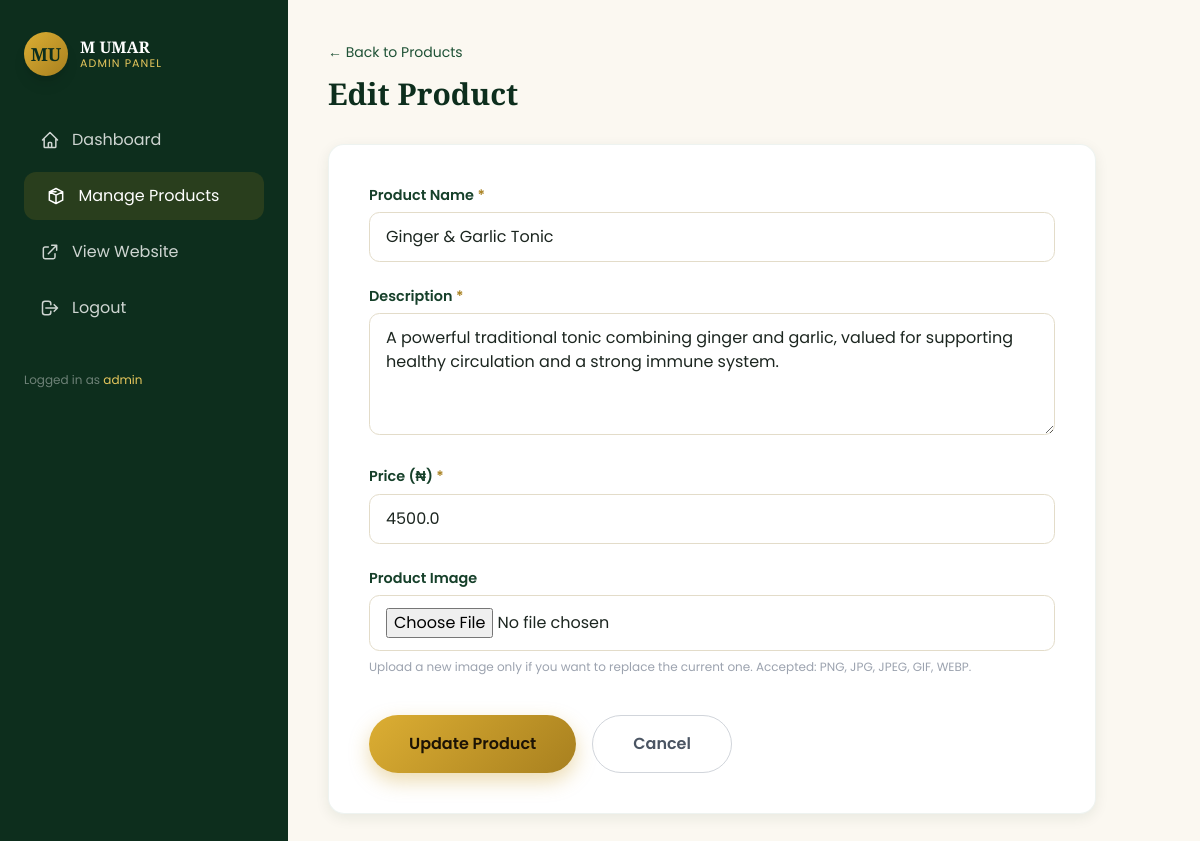
Screenshot of /admin/products/edit/5 (signed in) with the database file from the repository.
### tables this page shows
CREATE TABLE products (
            id INTEGER PRIMARY KEY AUTOINCREMENT,
            name TEXT NOT NULL,
            description TEXT NOT NULL,
            price REAL NOT NULL,
            image TEXT,
            created_at TEXT NOT NULL
        );

### app.py (the view, shortened to what this page needs)
@app.route("/admin/products/edit/<int:product_id>", methods=["GET", "POST"])
@login_required
def edit_product(product_id):
    db = get_db()
    product = db.execute("SELECT * FROM products WHERE id = ?", (product_id,)).fetchone()
    if not product:
        flash("Product not found.", "error")
        return redirect(url_for("admin_products"))
    return render_template("edit_product.html", product=product)

### app.py (called while the page is built)
def get_db():
    if "db" not in g:
        g.db = sqlite3.connect(DB_PATH)
        g.db.row_factory = sqlite3.Row
    return g.db

def login_required(view_func):
    @wraps(view_func)
    def wrapped_view(*args, **kwargs):
        if not session.get("admin_logged_in"):
            flash("Please log in to access the admin area.", "error")
            return redirect(url_for("login"))
        return view_func(*args, **kwargs)
    return wrapped_view

@app.context_processor
def inject_globals():
    return dict(
        business_name=BUSINESS_NAME,
        business_location=BUSINESS_LOCATION,
        phone_number=PHONE_NUMBER,
        whatsapp_number=WHATSAPP_NUMBER,
        current_year=datetime.now().year,
    )

### templates/edit_product.html (shortened to what this page needs)
<!DOCTYPE html>
<html lang="en">
<head>
<script src="https://cdn.tailwindcss.com"></script>
<link href="https://unpkg.com/aos@2.3.1/dist/aos.css" rel="stylesheet">
<link rel="stylesheet" href="{{ url_for('static', filename='css/style.css') }}">
</head>
<body class="font-body bg-cream">
<div class="flex min-h-screen">
  <aside class="hidden lg:flex flex-col w-72 bg-herb-900 text-white/80 px-6 py-8">
    <a href="{{ url_for('index') }}" class="flex items-center gap-3 mb-10">
      <div class="w-11 h-11 rounded-full bg-gradient-to-br from-gold-400 to-gold-600 flex items-center justify-center text-herb-900 font-display font-bold text-lg shadow-lg">MU</div>
      <div class="leading-tight">
        <p class="font-display text-white font-semibold">M UMAR</p>
        <p class="text-gold-300 text-[11px] tracking-widest uppercase">Admin Panel</p>
      </div>
    </a>
    <nav class="flex flex-col gap-2">
      <a href="{{ url_for('admin') }}" class="admin-sidebar-link flex items-center gap-3 px-4 py-3 rounded-xl text-white/80">
        <svg class="w-5 h-5" fill="none" stroke="currentColor" viewBox="0 0 24 24"><path stroke-linecap="round" stroke-linejoin="round" stroke-width="1.8" d="M3 12l2-2m0 0l7-7 7 7M5 10v10a1 1 0 001 1h3m10-11l2 2m-2-2v10a1 1 0 01-1 1h-3m-6 0a1 1 0 001-1v-4a1 1 0 011-1h2a1 1 0 011 1v4a1 1 0 001 1m-6 0h6"/></svg>
        Dashboard
      </a>
      <a href="{{ url_for('admin_products') }}" class="admin-sidebar-link active flex items-center gap-3 px-4 py-3 rounded-xl text-white">
        <svg class="w-5 h-5" fill="none" stroke="currentColor" viewBox="0 0 24 24"><path stroke-linecap="round" stroke-linejoin="round" stroke-width="1.8" d="M20 7l-8-4-8 4m16 0l-8 4m8-4v10l-8 4m0-14L4 7m8 4L4 7m8 4v10M4 7v10l8 4"/></svg>
        Manage Products
      </a>
      <a href="{{ url_for('index') }}" target="_blank" class="admin-sidebar-link flex items-center gap-3 px-4 py-3 rounded-xl text-white/80">
        <svg class="w-5 h-5" fill="none" stroke="currentColor" viewBox="0 0 24 24"><path stroke-linecap="round" stroke-linejoin="round" stroke-width="1.8" d="M10 6H6a2 2 0 00-2 2v10a2 2 0 002 2h10a2 2 0 002-2v-4M14 4h6v6M10 14L20 4"/></svg>
        View Website
      </a>
      <a href="{{ url_for('logout') }}" class="admin-sidebar-link flex items-center gap-3 px-4 py-3 rounded-xl text-white/80 mt-auto">
        <svg class="w-5 h-5" fill="none" stroke="currentColor" viewBox="0 0 24 24"><path stroke-linecap="round" stroke-linejoin="round" stroke-width="1.8" d="M17 16l4-4m0 0l-4-4m4 4H7m6 4v1a3 3 0 01-3 3H6a3 3 0 01-3-3V7a3 3 0 013-3h4a3 3 0 013 3v1"/></svg>
        Logout
      </a>
    </nav>
    <p class="text-white/40 text-xs mt-10">Logged in as <span class="text-gold-300">{{ session.get('admin_username', 'admin') }}</span></p>
  </aside>
  <main class="flex-1 px-6 lg:px-10 py-8 lg:py-10 pt-24 lg:pt-10">
    <div class="mb-8" data-aos="fade-up">
      <a href="{{ url_for('admin_products') }}" class="text-sm text-herb-700 hover:text-gold-600">&larr; Back to Products</a>
      <h1 class="font-display text-3xl font-bold text-herb-900 mt-3">Edit Product</h1>
    </div>
    <div class="card-premium p-8 md:p-10 max-w-3xl" data-aos="fade-up">
      <form method="POST" action="{{ url_for('edit_product', product_id=product['id']) }}" enctype="multipart/form-data" class="space-y-6">
        <div>
          <label for="name" class="form-label">Product Name <span class="text-gold-600">*</span></label>
          <input type="text" id="name" name="name" class="form-input" value="{{ product['name'] }}" required>
        </div>
        <div>
          <label for="description" class="form-label">Description <span class="text-gold-600">*</span></label>
          <textarea id="description" name="description" rows="4" class="form-input" required>{{ product['description'] }}</textarea>
        </div>
        <div>
          <label for="price" class="form-label">Price (₦) <span class="text-gold-600">*</span></label>
          <input type="number" id="price" name="price" step="0.01" min="0" class="form-input" value="{{ product['price'] }}" required>
        </div>
        <div>
          <label for="image" class="form-label">Product Image</label>
          <input type="file" id="image" name="image" accept=".png,.jpg,.jpeg,.gif,.webp" class="form-input cursor-pointer">
          <p class="text-xs text-gray-400 mt-2">Upload a new image only if you want to replace the current one. Accepted: PNG, JPG, JPEG, GIF, WEBP.</p>
        </div>
        <div class="flex gap-4 pt-4">
          <button type="submit" class="btn-gold px-10 py-4 rounded-full font-semibold">Update Product</button>
          <a href="{{ url_for('admin_products') }}" class="px-10 py-4 rounded-full font-semibold border border-gray-300 text-gray-600 hover:bg-gray-50 transition">Cancel</a>
        </div>
      </form>
    </div>
  </main>
</div>
</body>
</html>

### static/css/style.css (style rules this page uses)
:root { --herb-900: #0d2e1d; --herb-800: #16402a; --herb-700: #1f5236; --herb-600: #296844; --herb-500: #2f7a4e; --herb-400: #5fa379; --gold-700: #82601a; --gold-600: #a8801f; --gold-500: #c9971f; --gold-400: #dcae33; --gold-300: #e7c75d; --cream: #fbf8f1; --ink: #1c2620; }
* { scroll-behavior: smooth; }
body { font-family: 'Poppins', sans-serif; background-color: var(--cream); color: var(--ink); overflow-x: hidden; }
h1, h2, h3, h4, .font-display { font-family: 'Playfair Display', serif; }
.btn-gold { background: linear-gradient(135deg, var(--gold-400), var(--gold-600)); color: #1c1305; font-weight: 600; box-shadow: 0 8px 20px rgba(201, 151, 31, 0.35); transition: transform 0.25s ease, box-shadow 0.25s ease, filter 0.25s ease; }
.card-premium { background: #ffffff; border-radius: 1rem; border: 1px solid rgba(41, 104, 68, 0.08); box-shadow: 0 4px 14px rgba(13, 46, 29, 0.08); transition: transform 0.3s ease, box-shadow 0.3s ease, border-color 0.3s ease; }
.form-input { width: 100%; border: 1.5px solid #e3dcc9; border-radius: 0.65rem; padding: 0.75rem 1rem; background: #fff; transition: border-color 0.25s ease, box-shadow 0.25s ease; }
.form-label { font-weight: 600; font-size: 0.9rem; color: var(--herb-800); margin-bottom: 0.35rem; display: block; }
.admin-sidebar-link { transition: background 0.25s ease, padding-left 0.25s ease; }
.admin-sidebar-link:hover, .admin-sidebar-link.active { background: rgba(201, 151, 31, 0.15); padding-left: 1.4rem; }

### rows the page displays
products: name "Ginger & Garlic Tonic", description "A powerful traditional tonic combining ginger and garlic, valued for supporting healthy circulation and a strong immune system.", price "4500.0"

### other values shown
{{ session.get('admin_username', 'admin') }} "admin"
